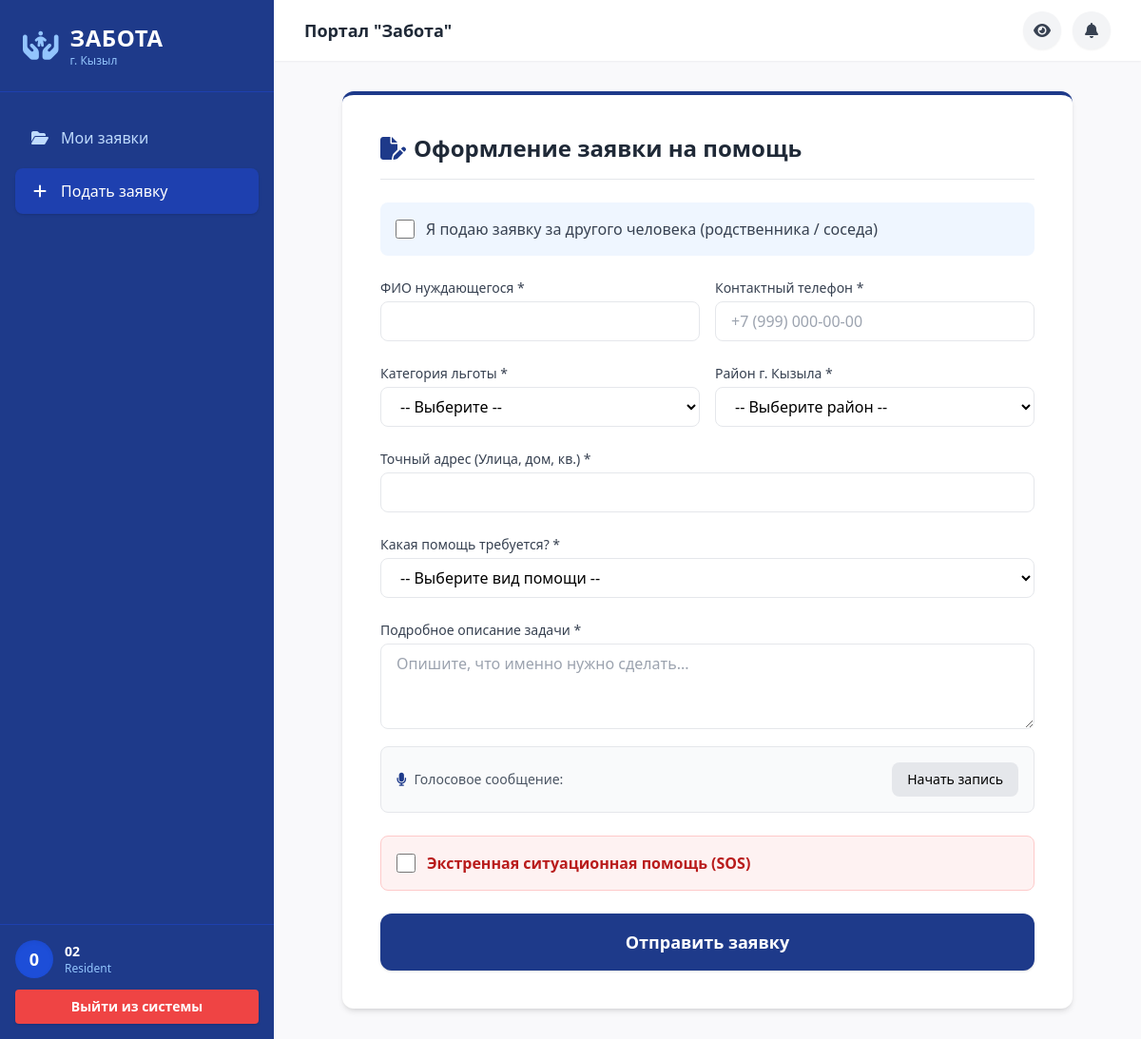
Screenshot of /request/new (signed in) with the database file from the repository.
### models.py (models this page shows)
class User(Base):
    __tablename__ = "users"
    id = Column(Integer, primary_key=True, index=True)
    full_name = Column(String(255))
    phone = Column(String(20), unique=True, index=True)
    password_hash = Column(String(255))
    role = Column(Enum(UserRole), default=UserRole.resident)
    district_id = Column(Integer, ForeignKey("districts.id"), nullable=True)
    status = Column(Enum(UserStatus), default=UserStatus.active)
    rating = Column(Float, default=0.0)
    volunteer_hours = Column(Integer, default=0)
    created_at = Column(DateTime, default=datetime.utcnow)
    district = relationship("District", back_populates="users")
    applications = relationship("Application", back_populates="user")
    assignments = relationship("TaskAssignment", back_populates="volunteer")
    messages = relationship("TaskMessage", back_populates="sender")
    certificates = relationship("Certificate", back_populates="user")
    notifications = relationship("Notification", back_populates="user", cascade="all, delete-orphan")

### main.py (the view)
@app.get("/request/new")
async def new_request_page(request: Request, db: Session = Depends(get_db), user: models.User = Depends(auth.get_current_user)):
    if not user or user.role.name != 'resident': return RedirectResponse(url="/login")
    return templates.TemplateResponse("new_request.html", {"request": request, "districts": db.query(models.District).all(), "categories": db.query(models.Category).all(), "user": user})

### templates/new_request.html (shortened to what this page needs)
{% extends "base.html" %}
{% block content %}
<div class="max-w-3xl mx-auto bg-white rounded-xl shadow-md p-6 md:p-10 border-t-4 border-brand">
    <h2 class="text-2xl font-bold mb-6 text-gray-800 border-b pb-4"><i class="fa-solid fa-file-pen text-brand mr-2"></i>Оформление заявки на помощь</h2>
    <form id="requestForm" class="space-y-6">
        <div class="bg-blue-50 p-4 rounded-lg">
            <label class="flex items-center space-x-3 cursor-pointer">
                <input type="checkbox" id="isThirdParty" name="is_third_party" class="w-5 h-5 text-brand rounded focus:ring-brand">
                <span class="font-medium text-gray-700">Я подаю заявку за другого человека (родственника / соседа)</span>
            </label>
        </div>
        <div class="grid grid-cols-1 md:grid-cols-2 gap-4">
            <div>
                <label class="block text-sm font-medium text-gray-700 mb-1">ФИО нуждающегося *</label>
                <input type="text" name="applicant_name" required class="w-full px-4 py-2 border rounded-lg focus:ring-2 focus:ring-brand outline-none">
            </div>
            <div>
                <label class="block text-sm font-medium text-gray-700 mb-1">Контактный телефон *</label>
                <input type="tel" name="phone" required placeholder="+7 (999) 000-00-00" class="w-full px-4 py-2 border rounded-lg focus:ring-2 focus:ring-brand outline-none">
            </div>
        </div>
        <div class="grid grid-cols-1 md:grid-cols-2 gap-4">
            <div>
                <label class="block text-sm font-medium text-gray-700 mb-1">Категория льготы *</label>
                <select name="benefit_category" required class="w-full px-4 py-2 border rounded-lg bg-white focus:ring-2 focus:ring-brand outline-none">
                    <option value="">-- Выберите --</option>
                </select>
            </div>
            <div>
                <label class="block text-sm font-medium text-gray-700 mb-1">Район г. Кызыла *</label>
                <select id="districtSelect" name="district_id" required class="w-full px-4 py-2 border rounded-lg bg-white focus:ring-2 focus:ring-brand outline-none">
                    <option value="">-- Выберите район --</option>
                </select>
            </div>
        </div>
        <div>
            <label class="block text-sm font-medium text-gray-700 mb-1">Точный адрес (Улица, дом, кв.) *</label>
            <input type="text" name="address" required class="w-full px-4 py-2 border rounded-lg focus:ring-2 focus:ring-brand outline-none">
        </div>
        <div>
            <label class="block text-sm font-medium text-gray-700 mb-1">Какая помощь требуется? *</label>
            <select id="categorySelect" name="category_id" required class="w-full px-4 py-2 border rounded-lg bg-white focus:ring-2 focus:ring-brand outline-none">
                <option value="">-- Выберите вид помощи --</option>
            </select>
        </div>
        <div>
            <label class="block text-sm font-medium text-gray-700 mb-1">Подробное описание задачи *</label>
            <textarea name="description" rows="3" required placeholder="Опишите, что именно нужно сделать..." class="w-full px-4 py-2 border rounded-lg focus:ring-2 focus:ring-brand outline-none"></textarea>
            <div class="mt-3 bg-gray-50 border border-gray-200 p-4 rounded-lg flex flex-col md:flex-row items-center justify-between gap-4">
                <div class="text-sm text-gray-600">
                    <i class="fa-solid fa-microphone text-brand mr-2"></i>Голосовое сообщение:
                </div>
                <div class="flex items-center gap-3">
                    <button type="button" id="recordBtn" class="bg-gray-200 hover:bg-gray-300 px-4 py-2 rounded-lg font-medium transition text-sm flex items-center gap-2">
                        <span id="recordText">Начать запись</span>
                    </button>
                </div>
            </div>
        </div>
        <div class="bg-red-50 border border-red-200 p-4 rounded-lg">
            <label class="flex items-center space-x-3 cursor-pointer">
                <input type="checkbox" name="is_emergency" class="w-5 h-5 text-red-600 rounded focus:ring-red-500">
                <span class="font-bold text-red-700">Экстренная ситуационная помощь (SOS)</span>
            </label>
        </div>
        <button type="submit" id="submitBtn" class="w-full bg-brand text-white font-bold text-lg py-4 rounded-xl shadow hover:bg-blue-800 transition">
            Отправить заявку
        </button>
    </form>
</div>
{% endblock %}

### templates/base.html (shortened to what this page needs)
<!DOCTYPE html>
<html lang="ru">
<head>
    <script src="https://cdn.tailwindcss.com"></script>
    <link rel="stylesheet" href="https://cdnjs.cloudflare.com/ajax/libs/font-awesome/6.4.0/css/all.min.css">
</head>
<body class="bg-gray-50 font-sans antialiased transition-all duration-300">
    <div class="flex h-screen overflow-hidden">
        <aside id="sidebar" class="bg-brand text-white w-72 flex-shrink-0 fixed inset-y-0 left-0 transform -translate-x-full md:relative md:translate-x-0 transition-transform duration-300 ease-in-out z-50 flex flex-col shadow-2xl md:shadow-none">
            <div class="p-6 flex items-center justify-between border-b border-blue-800">
                <a href="/" class="flex items-center space-x-3">
                    <i class="fa-solid fa-hands-holding-child text-3xl text-blue-300"></i>
                    <div>
                        <h1 class="text-2xl font-bold tracking-wide">ЗАБОТА</h1>
                        <p class="text-xs text-blue-300">г. Кызыл</p>
                    </div>
                </a>
            </div>
            <nav class="flex-grow p-4 space-y-2 overflow-y-auto mt-2">
                {% if user %}
                    {% if user.role.name == 'resident' %}
                        <a href="/resident/dashboard" class="nav-item"><i class="fa-solid fa-folder-open w-5 text-center"></i> Мои заявки</a>
                        <a href="/request/new" class="nav-item bg-blue-800 text-white shadow"><i class="fa-solid fa-plus w-5 text-center"></i> Подать заявку</a>
                    {% endif %}
                {% endif %}
            </nav>
            {% if user %}
            <div class="p-4 bg-blue-900 border-t border-blue-800">
                <div class="flex items-center gap-3 mb-3">
                    <div class="w-10 h-10 rounded-full bg-blue-700 flex items-center justify-center text-lg font-bold text-white shadow-inner">{{ user.full_name[0] }}</div>
                    <div class="overflow-hidden">
                        <p class="truncate font-bold text-sm text-white">{{ user.full_name }}</p>
                        <p class="text-xs text-blue-300 capitalize">{{ user.role.name }}</p>
                    </div>
                </div>
                <a href="/logout" class="block w-full text-center bg-red-500 hover:bg-red-600 transition text-white py-2 rounded text-sm font-bold shadow">Выйти из системы</a>
            </div>
            {% endif %}
        </aside>
        <div class="flex-1 flex flex-col h-screen overflow-hidden relative">
            <header class="bg-white shadow-sm h-16 flex items-center justify-between px-4 md:px-8 z-30">
                <div class="flex items-center">
                    <h2 class="font-bold text-gray-800 hidden sm:block text-lg">Портал "Забота"</h2>
                </div>
                <div class="flex items-center gap-3">
                    <button id="accessibilityBtn" title="Версия для слабовидящих" class="w-10 h-10 rounded-full bg-gray-100 hover:bg-blue-50 text-gray-700 hover:text-brand transition flex items-center justify-center shadow-sm">
                        <i class="fa-solid fa-eye"></i>
                    </button>
                    {% if user %}
                    <div class="relative">
                        <button id="notifBtn" class="relative w-10 h-10 rounded-full bg-gray-100 hover:bg-blue-50 text-gray-700 hover:text-brand transition flex items-center justify-center shadow-sm">
                            <i class="fa-solid fa-bell"></i>
                        </button>
                    </div>
                    {% endif %}
                </div>
            </header>
            <main class="flex-1 overflow-x-hidden overflow-y-auto bg-gray-50/50 p-4 md:p-8">
                <div>
                    {% block content %}{% endblock %}
                </div>
            </main>
        </div>
    </div>
</body>
</html>

### templates/base.html (style rules this page uses)
.nav-item { display: flex; align-items: center; gap: 0.75rem; padding: 0.75rem 1rem; border-radius: 0.5rem; transition: all 0.2s; color: #bfdbfe; }

### rows the page displays
User: full_name "0", full_name "02", role.name "Resident"
